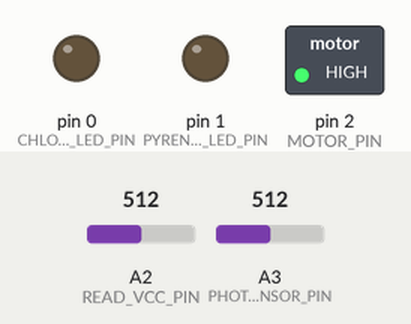
The sketch below on a simulated Arduino Uno, built with avr-gcc and run on an emulated ATmega328P. On the bench: switched loads named in the sketch (green lamp = pin HIGH), output pins drawn as LEDs (lit = HIGH). Dashed ring = blinking. The inputs (shaded band) are chosen by the test bench; at power-on: A3 (PHOTO_SENSOR_PIN) = 512, A2 (READ_VCC_PIN) = 512.

Above: at 1.2 s.
1.3 s: A3 (PHOTO_SENSOR_PIN) set to 527
At 3.9 s:
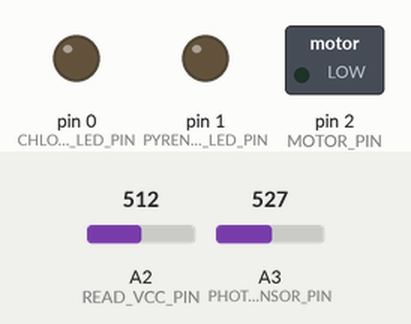
4.8 s: A2 (READ_VCC_PIN) set to 830
12.1 s: A3 (PHOTO_SENSOR_PIN) set to 511
At 13.09 s:
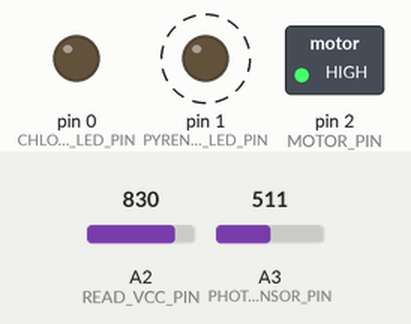
15.6 s: A3 (PHOTO_SENSOR_PIN) set to 640
At 18.49 s:
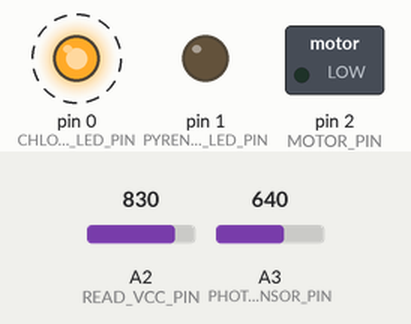
19.1 s: A3 (PHOTO_SENSOR_PIN) set to 502
At 21.7 s:
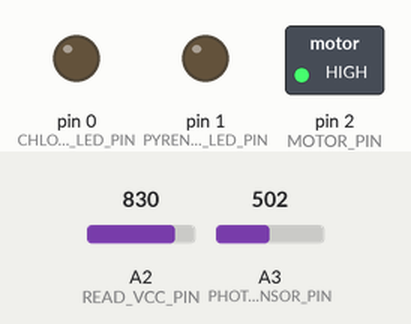
Timing chart, 0 to 23.6 s (numbered marks = the images above; inputs shaded):
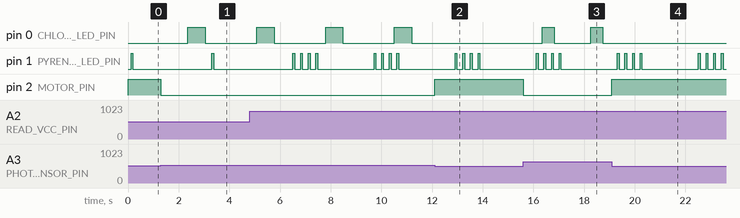

The sketch:

ChlamydomonasBot.ino
```cpp
#define F_CPU 1200000UL
// BOD 1.8V

#define CHLOROPLAST_LED_PIN 0 // MOSFET (2N7000); 100 Om
#define PYRENOID_LED_PIN 1 // 2.2 kOm
#define MOTOR_PIN 2 // MOSFET (2N7000); diode (1N4007)
#define READ_VCC_PIN A2 // GND -- [10 kOm] -- (A2) -- [20 kOm] -- VCC
#define PHOTO_SENSOR_PIN A3 // GND -- [10 kOm] -- (A3) (-)|photoresistor|(+) -- [20 kOm] -- VCC

#define EVERY_MS(x) \
  static uint32_t tmr;\
  bool flag = millis() - tmr >= (x);\
  if (flag) tmr = millis();\
  if (flag)

#define BATTERY_LEVEL_BLINK_PERIOD 10
#define BATTERY_LEVEL_SHOW_PERIOD 2 * 5 * 15 * BATTERY_LEVEL_BLINK_PERIOD + 1700

int basicLightingLevel = 512;
int currentLightingLevel = 0;

byte chloroplastBrightness = 1;
bool chloroplastBrightnessInc = true;

byte pyrenoidBrightness = 0;
bool pyrenoidBrightnessInc = true;
byte batteryLevelCounter = 0;

bool loading = true;


void setup() {
  analogReference(INTERNAL);

  pinMode(CHLOROPLAST_LED_PIN, OUTPUT);
  pinMode(PYRENOID_LED_PIN, OUTPUT);
  pinMode(MOTOR_PIN, OUTPUT);

  // basicLightingLevel = analogRead(PHOTO_SENSOR_PIN) + 60;
}


void loop() {
  currentLightingLevel = analogRead(PHOTO_SENSOR_PIN);

  if(currentLightingLevel > basicLightingLevel){
    byte chroloplastBlinkPeriod;

    if(currentLightingLevel < 900)
      chroloplastBlinkPeriod = map(currentLightingLevel, basicLightingLevel, 900, 100, 1);
    else
      chroloplastBlinkPeriod = 900;

    EVERY_MS(chroloplastBlinkPeriod){
      analogWrite(CHLOROPLAST_LED_PIN, chloroplastBrightness * chloroplastBrightness);
      digitalWrite(MOTOR_PIN, LOW);

      if(chloroplastBrightness <= 1) chloroplastBrightnessInc = true;
      else if(chloroplastBrightness >= 15) chloroplastBrightnessInc = false;

      chloroplastBrightnessInc ? chloroplastBrightness++ : chloroplastBrightness--;
    }
  }
  else {
    chloroplastBrightness = 1;
    analogWrite(CHLOROPLAST_LED_PIN, 0);
    digitalWrite(MOTOR_PIN, HIGH);
  }

  showBatteryLevel();
}


void showBatteryLevel(){
  static unsigned long tmr;

  if (millis() - tmr >= BATTERY_LEVEL_SHOW_PERIOD || loading){
    tmr = millis();
    batteryLevelCounter = getBatteryLevel() + 1;
    pyrenoidBrightness = 0;
    loading = false;
  }

  if(batteryLevelCounter > 0){
    EVERY_MS(BATTERY_LEVEL_BLINK_PERIOD){
      if(pyrenoidBrightness == 0){
        pyrenoidBrightnessInc = true;
        batteryLevelCounter--;
      }
      else if(pyrenoidBrightness >= 15){
        pyrenoidBrightnessInc = false;
      }

      pyrenoidBrightnessInc ? pyrenoidBrightness++ : pyrenoidBrightness--;
      analogWrite(PYRENOID_LED_PIN, pyrenoidBrightness * pyrenoidBrightness);
    }
  }
  else {
    analogWrite(PYRENOID_LED_PIN, 0);
  }
}


byte getBatteryLevel(){
  int realVcc = analogRead(READ_VCC_PIN);

  if(realVcc > 900) return 5;
  else if(realVcc > 820) return 4;
  else if(realVcc > 725) return 3;
  else if(realVcc > 630) return 2;
  else return 1;
}
```

Measured:
- the behaviour switches between 512 and 513 on A3 (PHOTO_SENSOR_PIN) (found by bisection; images 0 and 1)
- after the input at 1.3 s, pin 0 (CHLOROPLAST_LED_PIN): LOW → HIGH after 1.1 s, → LOW 0.68 s later; pin 2 (MOTOR_PIN): HIGH → LOW at once
- after the input at 12.1 s, pin 0 (CHLOROPLAST_LED_PIN): stays LOW (without the input it goes to HIGH after 1.1 s); pin 2 (MOTOR_PIN): LOW → HIGH at once
- after the input at 15.6 s, pin 0 (CHLOROPLAST_LED_PIN): alternates HIGH for 0.48 s and LOW for 1.4 s, starting after 0.75 s; pin 2 (MOTOR_PIN): HIGH → LOW at once
- after the input at 19.1 s, pin 0 (CHLOROPLAST_LED_PIN): stops changing and stays LOW; pin 2 (MOTOR_PIN): LOW → HIGH at once
